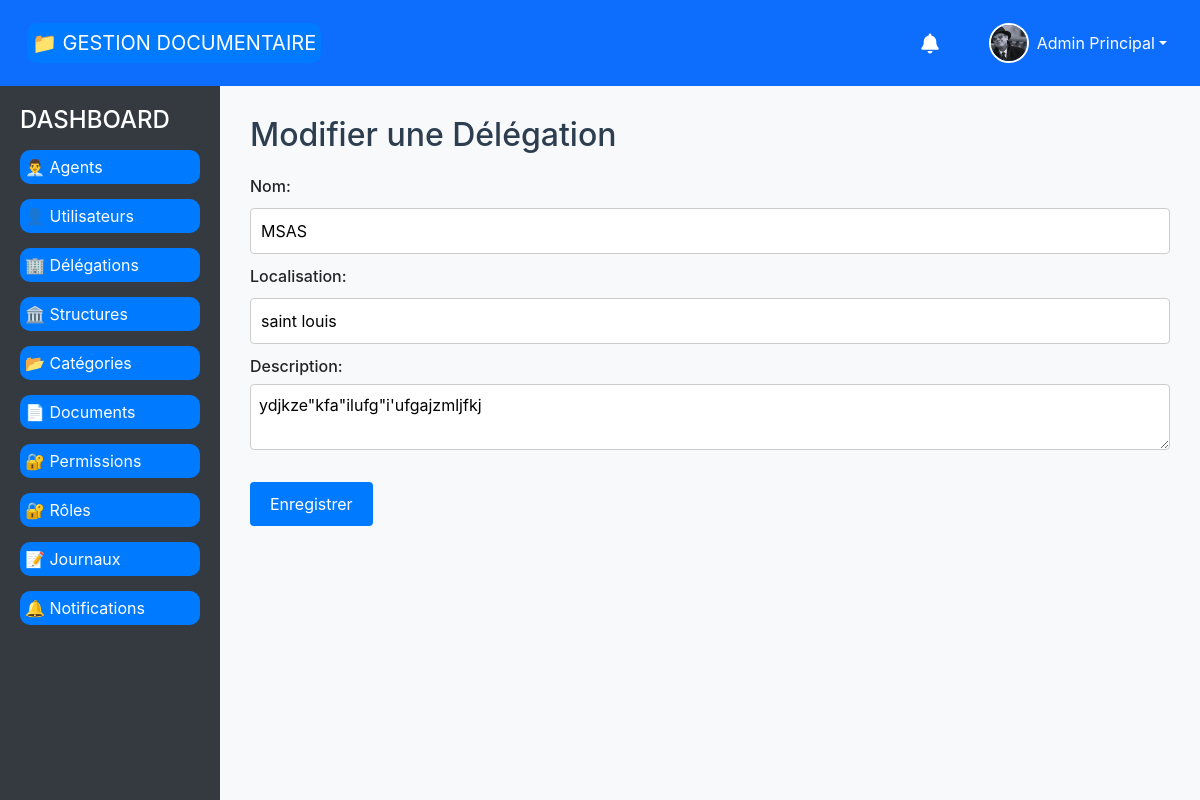
Screenshot of /delegation/update/1/ (signed in) with the database file from the repository.
### document_management/models.py (models this page shows, shortened)
class BaseTimeStampModel(models.Model):
    date_creation = models.DateTimeField(_("Date de création"), auto_now_add=True)
    date_modification = models.DateTimeField(_("Date de modification"), auto_now=True)
    class Meta:
        abstract = True

class Agent(BaseTimeStampModel):
    MATRICULE_REGEX = r'^\d{6}/[A-Z]$'
    NOM_PRENOM_REGEX = r'^[a-zA-ZÀ-ÿ\s\-\']+$'
    PHONE_REGEX = r'^(\+\d{1,3})?\d{9,15}$'
    matricule = models.CharField(
        _("Matricule"),
        max_length=8,
        unique=True,
        validators=[
            RegexValidator(
                regex=MATRICULE_REGEX,
                message=_("Le matricule doit être au format 123456/X")
            )
        ]
    )
    photo = models.ImageField(
        _("Photo"),
        upload_to='agents/photos/',
        null=True,
        blank=True,
        help_text=_("Photo de profil de l'agent")
    )
    prenom = models.CharField(
        _("Prénom"),
        max_length=50,
        validators=[
            RegexValidator(
                regex=NOM_PRENOM_REGEX,
                message=_("Le prénom ne doit contenir que des lettres, espaces et tirets")
            )
        ]
    )
    nom = models.CharField(
        _("Nom"),
        max_length=50,
        validators=[
            RegexValidator(
                regex=NOM_PRENOM_REGEX,
                message=_("Le nom ne doit contenir que des lettres, espaces et tirets")
            )
        ]
    )
    date_naissance = models.DateField(_("Date de naissance"))
    lieu_naissance = models.CharField(_("Lieu de naissance"), max_length=255)
    adresse = models.CharField(_("Adresse"), max_length=255)
    email = models.EmailField(_("Email"), unique=True)
    telephone = models.CharField(
        _("Téléphone"),
        max_length=20,
        unique=True,
        validators=[
            RegexValidator(
                regex=PHONE_REGEX,
                message=_("Numéro de téléphone invalide. Format: +221xxxxxxxxx")
            )
        ]
    )
    user = models.OneToOneField(
        settings.AUTH_USER_MODEL,
        on_delete=models.CASCADE,
        related_name="agent_profile",
        verbose_name=_("Utilisateur")
    )
    structure = models.ForeignKey(
        Structure,
        on_delete=models.PROTECT,
        related_name="agents",
        verbose_name=_("Structure")
    )
    role = models.ForeignKey(
        Role,
        on_delete=models.PROTECT,
        related_name="agents",
        verbose_name=_("Rôle")
    )
    is_active = models.BooleanField(_("Actif"), default=True)
    class Meta:
        verbose_name = _("Agent")
        verbose_name_plural = _("Agents")
        ordering = ['nom', 'prenom']
    def get_full_name(self):
        return f"{self.prenom} {self.nom}"

class Delegation(BaseTimeStampModel):
    nom_delegation = models.CharField(
        _( "Nom de la délégation"), max_length=100, unique=True,
        validators=[MaxLengthValidator(100)]
    )
    localisation = models.CharField(
        _( "Localisation"), max_length=255,
        validators=[MaxLengthValidator(255)]
    )
    description = models.TextField(
        _( "Description"), validators=[MaxLengthValidator(500)]
    )
    class Meta:
        verbose_name = _( "Délégation")
        verbose_name_plural = _( "Délégations")
        ordering = ['nom_delegation']

### document_management/views.py (the view, shortened to what this page needs)
# urls.py: path('delegation/update/<int:delegation_id>/', update_delegation, name='update_delegation'),
@login_required
def update_delegation(request, delegation_id):
    delegation = Delegation.objects.get(id=delegation_id)
    return render(request, 'delegations/form.html', {'delegation': delegation})

### document_management/templates/delegations/form.html (shortened to what this page needs)
{% extends 'base.html' %}
{% block content %}
<h2>{% if delegation %}Modifier{% else %}Ajouter{% endif %} une Délégation</h2>
<form method="post">
    <label>Nom:</label>
    <input type="text" name="nom_delegation" value="{{ delegation.nom_delegation|default_if_none:'' }}" required><br>
    <label>Localisation:</label>
    <input type="text" name="localisation" value="{{ delegation.localisation|default_if_none:'' }}" required><br>
    <label>Description:</label>
    <textarea name="description" required>{{ delegation.description|default_if_none:'' }}</textarea><br>
    <button type="submit">Enregistrer</button>
</form>
{% endblock %}

### document_management/templates/base.html (shortened to what this page needs)
<!DOCTYPE html>
<html lang="fr">
<head>
    <link rel="stylesheet" href="https://cdn.jsdelivr.net/npm/bootstrap@5.3.0/dist/css/bootstrap.min.css">
    <link rel="stylesheet" href="https://cdnjs.cloudflare.com/ajax/libs/font-awesome/6.0.0/css/all.min.css">
    {% load static %}
    <link rel="stylesheet" href="{% static 'css/style.css' %}">
</head>
<body>
    <nav class="navbar navbar-expand-lg navbar-custom">
        <div class="container-fluid">
            <a class="navbar-brand" href="{% url 'home' %}">📁 GESTION DOCUMENTAIRE</a>
            <div class="d-flex align-items-center ms-auto">
                {% if request.user.is_authenticated %}
                    <div class="dropdown me-3">
                        <button class="btn btn-link text-white text-decoration-none position-relative" type="button" id="notificationsDropdown" data-bs-toggle="dropdown" aria-expanded="false">
                            <i class="fas fa-bell fa-lg"></i>
                        </button>
                    </div>
                    <div class="dropdown">
                        <button class="btn btn-link text-white text-decoration-none dropdown-toggle d-flex align-items-center" type="button" id="userDropdown" data-bs-toggle="dropdown" aria-expanded="false">
                            {% if request.user.agent_profile.photo %}
                                <img src="{{ request.user.agent_profile.photo.url }}" alt="Photo de profil" class="user-avatar me-2">
                            {% else %}
                                <div class="user-avatar me-2 bg-light d-flex align-items-center justify-content-center">
                                    <i class="fas fa-user text-muted"></i>
                                </div>
                            {% endif %}
                            <span class="d-none d-md-inline">
                                {% if request.user.agent_profile %}
                                    {{ request.user.agent_profile.prenom }} {{ request.user.agent_profile.nom }}
                                {% else %}
                                    {{ request.user.email }}
                                {% endif %}
                            </span>
                        </button>
                    </div>
                {% else %}
                    <a href="{% url 'login' %}" class="btn btn-outline-light btn-sm">Connexion</a>
                {% endif %}
            </div>
        </div>
    </nav>
    <div class="main-container">
        {% if request.user.is_authenticated %}
        <div class="sidebar">
            <h4>DASHBOARD</h4>
            {% if can_read_agents %}
            <a href="{% url 'liste_agents' %}" {% if request.resolver_match.url_name == 'liste_agents' %} class="active"{% endif %}>👨‍💼 Agents</a>
            {% endif %}
            {% if can_read_users %}
            <a href="{% url 'liste_users' %}" {% if request.resolver_match.url_name == 'liste_users' %} class="active"{% endif %}>👤 Utilisateurs</a>
            {% endif %}
            {% if can_read_delegations %}
            <a href="{% url 'liste_delegations' %}" {% if request.resolver_match.url_name == 'liste_delegations' %} class="active"{% endif %}>🏢 Délégations</a>
            {% endif %}
            {% if can_read_structures %}
            <a href="{% url 'liste_structures' %}" {% if request.resolver_match.url_name == 'liste_structures' %} class="active"{% endif %}>🏛️ Structures</a>
            {% endif %}
            {% if can_read_categories %}
            <a href="{% url 'liste_CategorieDocuments' %}" {% if request.resolver_match.url_name == 'liste_CategorieDocuments' %} class="active"{% endif %}>📂 Catégories</a>
            {% endif %}
            {% if can_read_documents %}
            <a href="{% url 'liste_documents' %}" {% if request.resolver_match.url_name == 'liste_documents' %} class="active"{% endif %}>📄 Documents</a>
            {% endif %}
            {% if can_read_permissions %}
            <a href="{% url 'liste_permissions' %}" {% if request.resolver_match.url_name == 'liste_permissions' %} class="active"{% endif %}>🔐 Permissions</a>
            {% endif %}
            {% if can_read_roles %}
            <a href="{% url 'liste_roles' %}" {% if request.resolver_match.url_name == 'liste_roles' %} class="active"{% endif %}>🔐 Rôles</a>
            {% endif %}
            {% if role_name == 'ADMIN' or role_name == 'GESTIONNAIRE' %}
            <a href="{% url 'liste_journaux' %}" {% if request.resolver_match.url_name == 'liste_journaux' %} class="active"{% endif %}>📝 Journaux</a>
            {% endif %}
            <a href="{% url 'liste_notifications' %}" {% if request.resolver_match.url_name == 'liste_notifications' %} class="active"{% endif %}>🔔 Notifications</a>
        </div>
        {% endif %}
        <div class="content">
            {% block content %}
            {% endblock %}
        </div>
    </div>
</body>
</html>

### document_management/static/css/style.css (style rules this page uses)
nav { background-color: #007bff; padding: 10px; text-align: center; }
nav a { color: white; text-decoration: none; margin: 15px; font-size: 18px; }
body { font-family: 'Segoe UI', Arial, sans-serif; background: #f7f7f7; margin: 0; padding: 0; }
h1, h2 { color: #2c3e50; margin-bottom: 20px; }
input[type="text"], input[type="email"], input[type="date"], select, textarea { width: 100%; padding: 8px; margin: 6px 0 16px 0; border: 1px solid #ccc; border-radius: 4px; box-sizing: border-box; font-size: 1em; }
button, a.button { background: #18bc9c; color: #fff; border: none; padding: 8px 18px; border-radius: 4px; font-size: 1em; cursor: pointer; margin-right: 8px; text-decoration: none; transition: background 0.2s; display: inline-block; }
form label { font-weight: 500; }
form { margin-bottom: 20px; }
form { margin: 20px 0; }
input[type="text"], input[type="email"], input[type="number"] { width: 100%; padding: 10px; margin: 10px 0; box-sizing: border-box; }
button[type="submit"] { background-color: #007bff; color: white; border: none; padding: 10px 20px; margin: 10px 0; cursor: pointer; }
a { text-decoration: none; border-radius: 10px; padding: 5px; background-color: #007bff; color: white; }
:root { --primary-color: #007bff; --secondary-color: #6c757d; --success-color: #28a745; --danger-color: #dc3545; --light-color: #f8f9fa; --dark-color: #343a40; --border-color: #dee2e6; --border-radius: 0.25rem; --box-shadow: 0 0.125rem 0.25rem rgba(0, 0, 0, 0.075); --transition: all 0.2s ease-in-out; }
body { font-family: -apple-system, BlinkMacSystemFont, "Segoe UI", Roboto, "Helvetica Neue", Arial, sans-serif; line-height: 1.5; color: #212529; }
.btn { display: inline-block; font-weight: 400; text-align: center; white-space: nowrap; vertical-align: middle; user-select: none; border: 1px solid transparent; padding: 0.375rem 0.75rem; font-size: 1rem; line-height: 1.5; border-radius: var(--border-radius); transition: var(--transition); cursor: pointer; text-decoration: none; }

### document_management/templates/base.html (style rules this page uses)
body { display: flex; flex-direction: column; min-height: 100vh; }
.navbar-custom { background-color: #0d6efd; color: white; }
.navbar-custom .navbar-brand, .navbar-custom .nav-link { color: white; }
.main-container { display: flex; flex: 1; }
.sidebar { width: 220px; background-color: #343a40; color: white; padding: 20px; }
.sidebar a { color: white; text-decoration: none; display: block; margin: 15px 0; }
.content { flex: 1; padding: 30px; background-color: #f8f9fa; }
.user-avatar { width: 40px; height: 40px; border-radius: 50%; object-fit: cover; border: 2px solid white; }

### rows the page displays
Delegation: nom_delegation "MSAS", localisation "saint louis", description "ydjkze\"kfa\"ilufg\"i'ufgajzmljfkj"

### other values shown
{{ request.user.agent_profile.prenom }} "Admin"
{{ request.user.agent_profile.nom }} "Principal"
